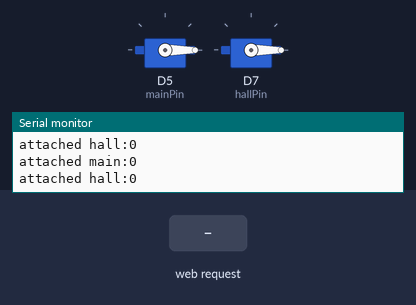
The sketch below on a simulated ESP8266 (NodeMCU). Parts: 2 × servo, the last lines printed to the serial monitor. Inputs (shaded band) come from the test bench. WiFi joins after 1.5 s; servers stay silent unless stated.

Above: at 2.7 s.
2.8 s: HTTP request GET /lightsOn received
At 3.9 s:
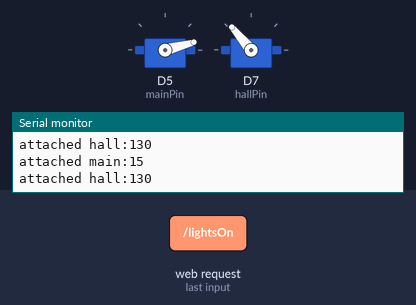
5.8 s: HTTP request GET /lightsOff received
At 7.2 s:
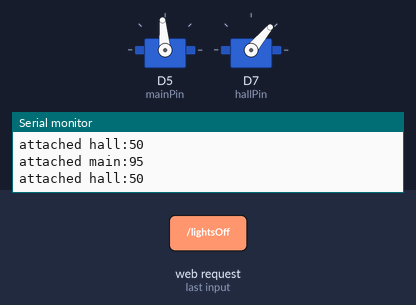
8.8 s: HTTP request GET /mainOn received
At 9.9 s:
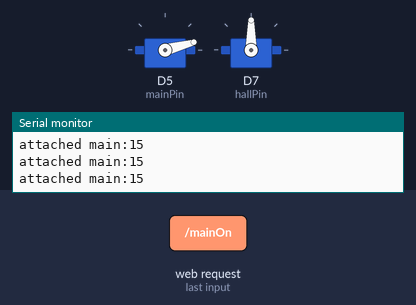
11.8 s: HTTP request GET /mainOff received
At 13.0 s:
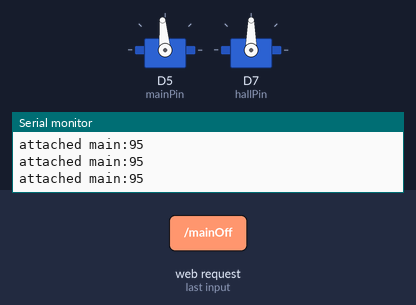
14.8 s: HTTP request GET /hallOn received
At 15.4 s:
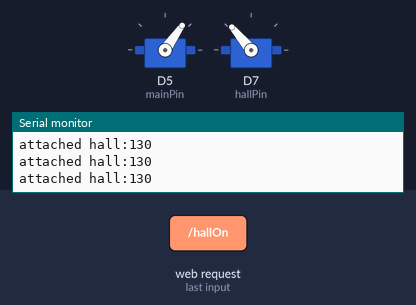
17.8 s: HTTP request GET /hallOff received
At 18.5 s:
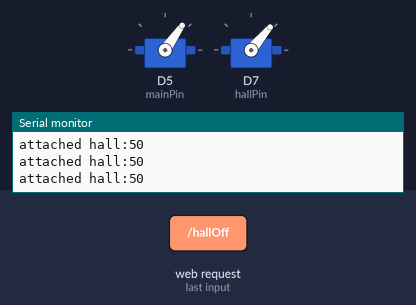
Timing chart, 0 to 21.5 s (numbered marks = the images above; inputs shaded):
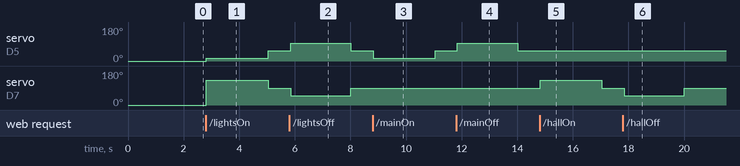

Measured:
- after the input at 2.8 s, servo on D5 (mainPin): 0° → 15° at once, → 55° 2.2 s later; servo on D7 (hallPin): 0° → 130° at once, → 90° 2.2 s later
- after the input at 5.8 s, servo on D5 (mainPin): 55° → 95° after 0.05 s, → 55° 2.2 s later; servo on D7 (hallPin): 90° → 50° after 0.05 s, → 90° 2.2 s later
- after the input at 8.8 s, servo on D5 (mainPin): 55° → 15° at once, → 55° 2.2 s later
- after the input at 11.8 s, servo on D5 (mainPin): 55° → 95° after 0.05 s, → 55° 2.2 s later
- after the input at 14.8 s, servo on D7 (hallPin): 90° → 130° at once, → 90° 2.2 s later
- after the input at 17.8 s, servo on D7 (hallPin): 90° → 50° at once, → 90° 2.2 s later

The sketch:

202021Lights.ino
```cpp
  #include <ESP8266WiFi.h>
#include <WiFiClient.h>
#include <ESP8266WebServer.h>
#include <ESP8266mDNS.h>
#include <ESP8266HTTPClient.h>
#include <Servo.h>

Servo hallServo;
Servo mainServo;

const char* ssid = "Room313";
const char* password = "12345678";
String Link = "http://127.0.0.1:23654";
ESP8266WebServer server(80);
int mainState = 0;
int hallState = 0;
unsigned long mainTime = 0;
unsigned long hallTime = 0;

int hallPosOff = 50;
int hallPosOn = 130;
int hallPosN = (int)((hallPosOn + hallPosOff)/2);
int mainPosOff = 95;
int mainPosOn = 15;
int mainPosN = (int)((mainPosOn + mainPosOff)/2);
int hallPos = 0;
int mainPos = 0;

int hallPin = D7;
int mainPin = D5;

void handleRoot() {
  server.send(200, "text/plain", "lightsAlive");
  Serial.println("AliveCheckedByLocal");
}

void handleNotFound() {
  server.send(404, "text/plain", "notFound");
  Serial.println("404");
}

void postReq(String head, String cont)
{
  if(WiFi.status()== WL_CONNECTED){   //Check WiFi connection status
   HTTPClient http;    //Declare object of class HTTPClient
   http.begin("http://100.35.205.75:23653");      //Specify request destination
   http.addHeader(head, cont);
   int httpCode = http.POST("null");   //Send the request
   http.end();  //Close connection
   Serial.println("Reset:"+ head);
 }else{
    Serial.println("Error in WiFi connection");
 }
}

void setup() {
  Serial.begin(115200);
  WiFi.disconnect();
  WiFi.begin(ssid, password);
  WiFi.mode(WIFI_STA);
  while (WiFi.status() != WL_CONNECTED) {
    delay(500);
    Serial.print(".");
  }

  Serial.println("");
  Serial.print("Connected to ");
  Serial.println(ssid);
  Serial.print("IP address: ");
  Serial.println(WiFi.localIP());

  server.on("/", handleRoot);

  server.on("/lightsOn", []() {
    Serial.println("lightsOn");
    server.send(200, "text/plain", "lightsOn");
    mainState = 1;
    hallState = 1;
  });
  server.on("/lightsOff", []() {
    Serial.println("lightsOff");
    server.send(200, "text/plain", "lightsOff");
    mainState = -1;
    hallState = -1;
  });
  server.on("/mainOn", []() {
    Serial.println("mainOn");
    server.send(200, "text/plain", "mainOn");
    mainState = 1;

  });
  server.on("/mainOff", []() {
    Serial.println("mainOff");
    server.send(200, "text/plain", "mainOff");
    mainState = -1;

  });
  server.on("/hallOn", []() {
    Serial.println("hallOn");
    server.send(200, "text/plain", "hallOn");
    hallState = 1;

  });
  server.on("/hallOff", []() {
    Serial.println("hallOff");
    server.send(200, "text/plain", "hallOff");
    hallState = -1;

  });
  server.on("/mainOnHallOff", []() {
    Serial.println("mainOnHallOff");
    server.send(200, "text/plain", "mainOnHallOff");
    hallState = -1;
    mainState = 1;

  });
  server.on("/mainOffHallOn", []() {
    Serial.println("mainOffHallOn");
    server.send(200, "text/plain", "mainOffHallOn");
    hallState = 1;
    mainState = -1;

  });

  server.onNotFound(handleNotFound);
  server.begin();
  Serial.println("HTTP server started");
}

void moveMotors()
{
  if(hallState != 0)
  {
    if(hallState == 1)
    {
      hallPos = hallPosOn;
    }
    else
    {
      hallPos = hallPosOff;
    }
    hallTime = (int)(millis()/1000);
    hallState = 0;
    Serial.println("hall move");
  }

  if(mainState != 0)
  {
    if(mainState == 1)
    {
      mainPos = mainPosOn;
    }
    else
    {
      mainPos = mainPosOff;
    }
    mainTime = (int)(millis()/1000);
    mainState = 0;
    Serial.println("main move");
  }

  int ct = (int)(millis()/1000);

  if(ct - mainTime > 2)
  {
    mainPos = mainPosN;
  }
  if(ct - mainTime < 4)
  {
    Serial.print("attached main:");
    Serial.println(mainPos);
    mainServo.attach(mainPin);
    mainServo.write(mainPos);
  }
  else
  {
    mainServo.detach();
  }

  if(ct - hallTime >2)
  {
    hallPos = hallPosN;
  }
  if(ct - hallTime < 4
  )
  {
    Serial.print("attached hall:");
    Serial.println(hallPos);
    hallServo.attach(hallPin);
    hallServo.write(hallPos);
  }
  else
  {
    hallServo.detach();

  }
}
unsigned long updateT = millis();

void loop() {
  server.handleClient();
  MDNS.update();
  moveMotors();
  if(millis() - updateT > 1000)
  {
    Serial.println("Alive");
    updateT = millis();
  }
  delay(50);
}
```
